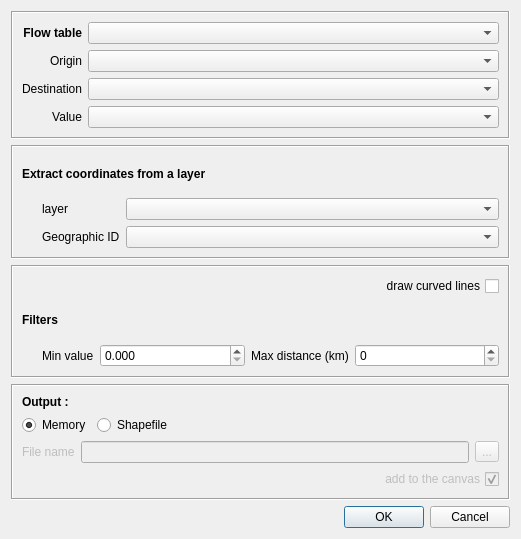
<?xml version="1.0" encoding="UTF-8"?>
<ui version="4.0">
 <class>Oursins</class>
 <widget class="QDialog" name="Oursins">
  <property name="geometry">
   <rect>
    <x>0</x>
    <y>0</y>
    <width>521</width>
    <height>539</height>
   </rect>
  </property>
  <property name="sizePolicy">
   <sizepolicy hsizetype="Preferred" vsizetype="Preferred">
    <horstretch>0</horstretch>
    <verstretch>0</verstretch>
   </sizepolicy>
  </property>
  <property name="minimumSize">
   <size>
    <width>521</width>
    <height>539</height>
   </size>
  </property>
  <property name="maximumSize">
   <size>
    <width>521</width>
    <height>600</height>
   </size>
  </property>
  <property name="windowTitle">
   <string>Flow map (Oursins)</string>
  </property>
  <layout class="QVBoxLayout" name="verticalLayout">
   <item>
    <widget class="QFrame" name="frame">
     <property name="frameShape">
      <enum>QFrame::Box</enum>
     </property>
     <property name="frameShadow">
      <enum>QFrame::Sunken</enum>
     </property>
     <layout class="QVBoxLayout" name="verticalLayout_13">
      <item>
       <layout class="QHBoxLayout" name="horizontalLayout_13">
        <item>
         <layout class="QVBoxLayout" name="verticalLayout_8">
          <item>
           <widget class="QLabel" name="label_10">
            <property name="font">
             <font>
              <weight>75</weight>
              <bold>true</bold>
             </font>
            </property>
            <property name="text">
             <string>Flow table</string>
            </property>
            <property name="alignment">
             <set>Qt::AlignRight|Qt::AlignTrailing|Qt::AlignVCenter</set>
            </property>
           </widget>
          </item>
          <item>
           <widget class="QLabel" name="label_11">
            <property name="text">
             <string>Origin</string>
            </property>
            <property name="alignment">
             <set>Qt::AlignRight|Qt::AlignTrailing|Qt::AlignVCenter</set>
            </property>
           </widget>
          </item>
          <item>
           <widget class="QLabel" name="label_12">
            <property name="text">
             <string>Destination</string>
            </property>
            <property name="alignment">
             <set>Qt::AlignRight|Qt::AlignTrailing|Qt::AlignVCenter</set>
            </property>
           </widget>
          </item>
          <item>
           <widget class="QLabel" name="label_13">
            <property name="text">
             <string>Value</string>
            </property>
            <property name="alignment">
             <set>Qt::AlignRight|Qt::AlignTrailing|Qt::AlignVCenter</set>
            </property>
           </widget>
          </item>
         </layout>
        </item>
        <item>
         <layout class="QVBoxLayout" name="verticalLayout_9">
          <item>
           <widget class="QComboBox" name="inputFlowTable">
            <property name="sizePolicy">
             <sizepolicy hsizetype="MinimumExpanding" vsizetype="Fixed">
              <horstretch>0</horstretch>
              <verstretch>0</verstretch>
             </sizepolicy>
            </property>
           </widget>
          </item>
          <item>
           <widget class="QComboBox" name="originVar">
            <property name="sizePolicy">
             <sizepolicy hsizetype="MinimumExpanding" vsizetype="Fixed">
              <horstretch>0</horstretch>
              <verstretch>0</verstretch>
             </sizepolicy>
            </property>
           </widget>
          </item>
          <item>
           <widget class="QComboBox" name="destinationVar">
            <property name="sizePolicy">
             <sizepolicy hsizetype="MinimumExpanding" vsizetype="Fixed">
              <horstretch>0</horstretch>
              <verstretch>0</verstretch>
             </sizepolicy>
            </property>
           </widget>
          </item>
          <item>
           <widget class="QComboBox" name="flowValue">
            <property name="sizePolicy">
             <sizepolicy hsizetype="MinimumExpanding" vsizetype="Fixed">
              <horstretch>0</horstretch>
              <verstretch>0</verstretch>
             </sizepolicy>
            </property>
           </widget>
          </item>
         </layout>
        </item>
       </layout>
      </item>
     </layout>
    </widget>
   </item>
   <item>
    <widget class="QFrame" name="frame_2">
     <property name="frameShape">
      <enum>QFrame::Box</enum>
     </property>
     <property name="frameShadow">
      <enum>QFrame::Sunken</enum>
     </property>
     <layout class="QVBoxLayout" name="verticalLayout_14">
      <item>
       <layout class="QVBoxLayout" name="verticalLayout_12">
        <item>
         <widget class="QLabel" name="label_7">
          <property name="font">
           <font>
            <weight>75</weight>
            <bold>true</bold>
           </font>
          </property>
          <property name="text">
           <string>Extract coordinates from a layer</string>
          </property>
         </widget>
        </item>
        <item>
         <layout class="QHBoxLayout" name="horizontalLayout_6">
          <item>
           <spacer name="horizontalSpacer">
            <property name="orientation">
             <enum>Qt::Horizontal</enum>
            </property>
            <property name="sizeType">
             <enum>QSizePolicy::Maximum</enum>
            </property>
            <property name="sizeHint" stdset="0">
             <size>
              <width>20</width>
              <height>20</height>
             </size>
            </property>
           </spacer>
          </item>
          <item>
           <layout class="QVBoxLayout" name="verticalLayout_5">
            <item>
             <widget class="QLabel" name="label">
              <property name="text">
               <string>layer</string>
              </property>
             </widget>
            </item>
            <item>
             <widget class="QLabel" name="label_2">
              <property name="text">
               <string>Geographic ID</string>
              </property>
             </widget>
            </item>
           </layout>
          </item>
          <item>
           <layout class="QVBoxLayout" name="verticalLayout_11">
            <item>
             <widget class="QComboBox" name="inputLayers">
              <property name="sizePolicy">
               <sizepolicy hsizetype="MinimumExpanding" vsizetype="Fixed">
                <horstretch>0</horstretch>
                <verstretch>0</verstretch>
               </sizepolicy>
              </property>
             </widget>
            </item>
            <item>
             <widget class="QComboBox" name="geographicVar">
              <property name="sizePolicy">
               <sizepolicy hsizetype="MinimumExpanding" vsizetype="Fixed">
                <horstretch>0</horstretch>
                <verstretch>0</verstretch>
               </sizepolicy>
              </property>
             </widget>
            </item>
           </layout>
          </item>
         </layout>
        </item>
       </layout>
      </item>
     </layout>
    </widget>
   </item>
   <item>
    <widget class="QFrame" name="frame_5">
     <property name="frameShape">
      <enum>QFrame::Box</enum>
     </property>
     <property name="frameShadow">
      <enum>QFrame::Sunken</enum>
     </property>
     <layout class="QVBoxLayout" name="verticalLayout_2">
      <item>
       <layout class="QVBoxLayout" name="verticalLayout_7">
        <item>
         <widget class="QCheckBox" name="curved">
          <property name="enabled">
           <bool>true</bool>
          </property>
          <property name="layoutDirection">
           <enum>Qt::RightToLeft</enum>
          </property>
          <property name="text">
           <string>draw curved lines</string>
          </property>
          <property name="checked">
           <bool>false</bool>
          </property>
         </widget>
        </item>
        <item>
         <widget class="QLabel" name="label_3">
          <property name="font">
           <font>
            <weight>75</weight>
            <bold>true</bold>
           </font>
          </property>
          <property name="text">
           <string>Filters</string>
          </property>
         </widget>
        </item>
        <item>
         <layout class="QHBoxLayout" name="horizontalLayout_12">
          <item>
           <spacer name="horizontalSpacer_4">
            <property name="orientation">
             <enum>Qt::Horizontal</enum>
            </property>
            <property name="sizeType">
             <enum>QSizePolicy::Maximum</enum>
            </property>
            <property name="sizeHint" stdset="0">
             <size>
              <width>20</width>
              <height>20</height>
             </size>
            </property>
           </spacer>
          </item>
          <item>
           <widget class="QLabel" name="label_17">
            <property name="enabled">
             <bool>true</bool>
            </property>
            <property name="sizePolicy">
             <sizepolicy hsizetype="Maximum" vsizetype="Preferred">
              <horstretch>0</horstretch>
              <verstretch>0</verstretch>
             </sizepolicy>
            </property>
            <property name="text">
             <string>Min value</string>
            </property>
           </widget>
          </item>
          <item>
           <widget class="QDoubleSpinBox" name="minValue">
            <property name="enabled">
             <bool>true</bool>
            </property>
            <property name="decimals">
             <number>3</number>
            </property>
            <property name="maximum">
             <double>999999999.000000000000000</double>
            </property>
           </widget>
          </item>
          <item>
           <widget class="QLabel" name="label_18">
            <property name="enabled">
             <bool>true</bool>
            </property>
            <property name="sizePolicy">
             <sizepolicy hsizetype="Maximum" vsizetype="Preferred">
              <horstretch>0</horstretch>
              <verstretch>0</verstretch>
             </sizepolicy>
            </property>
            <property name="text">
             <string>Max distance (km)</string>
            </property>
           </widget>
          </item>
          <item>
           <widget class="QSpinBox" name="maxDist">
            <property name="enabled">
             <bool>true</bool>
            </property>
            <property name="maximum">
             <number>999999999</number>
            </property>
           </widget>
          </item>
         </layout>
        </item>
       </layout>
      </item>
     </layout>
    </widget>
   </item>
   <item>
    <widget class="QFrame" name="frame_3">
     <property name="frameShape">
      <enum>QFrame::Box</enum>
     </property>
     <property name="frameShadow">
      <enum>QFrame::Sunken</enum>
     </property>
     <layout class="QVBoxLayout" name="verticalLayout_6">
      <item>
       <layout class="QVBoxLayout" name="verticalLayout_3">
        <item>
         <widget class="QLabel" name="label_15">
          <property name="font">
           <font>
            <weight>75</weight>
            <bold>true</bold>
           </font>
          </property>
          <property name="text">
           <string>Output :</string>
          </property>
         </widget>
        </item>
        <item>
         <layout class="QHBoxLayout" name="horizontalLayout_9">
          <item>
           <widget class="QRadioButton" name="memoryLayerOutput">
            <property name="text">
             <string>Memory</string>
            </property>
            <property name="checked">
             <bool>true</bool>
            </property>
           </widget>
          </item>
          <item>
           <widget class="QRadioButton" name="shapefileOutput">
            <property name="text">
             <string>Shapefile</string>
            </property>
            <property name="checked">
             <bool>false</bool>
            </property>
           </widget>
          </item>
          <item>
           <spacer name="horizontalSpacer_3">
            <property name="orientation">
             <enum>Qt::Horizontal</enum>
            </property>
            <property name="sizeHint" stdset="0">
             <size>
              <width>40</width>
              <height>20</height>
             </size>
            </property>
           </spacer>
          </item>
         </layout>
        </item>
        <item>
         <layout class="QHBoxLayout" name="horizontalLayout_10">
          <item>
           <layout class="QVBoxLayout" name="verticalLayout_10">
            <item>
             <widget class="QLabel" name="label_4">
              <property name="enabled">
               <bool>false</bool>
              </property>
              <property name="text">
               <string>File name</string>
              </property>
             </widget>
            </item>
           </layout>
          </item>
          <item>
           <layout class="QHBoxLayout" name="horizontalLayout_11">
            <item>
             <layout class="QVBoxLayout" name="verticalLayout_4">
              <item>
               <layout class="QHBoxLayout" name="horizontalLayout_3">
                <item>
                 <widget class="QLineEdit" name="outputFilename">
                  <property name="enabled">
                   <bool>false</bool>
                  </property>
                  <property name="readOnly">
                   <bool>true</bool>
                  </property>
                 </widget>
                </item>
                <item>
                 <widget class="QToolButton" name="selectFilename">
                  <property name="enabled">
                   <bool>false</bool>
                  </property>
                  <property name="text">
                   <string>...</string>
                  </property>
                 </widget>
                </item>
               </layout>
              </item>
             </layout>
            </item>
           </layout>
          </item>
         </layout>
        </item>
        <item>
         <widget class="QCheckBox" name="addToCanevas">
          <property name="enabled">
           <bool>false</bool>
          </property>
          <property name="layoutDirection">
           <enum>Qt::RightToLeft</enum>
          </property>
          <property name="text">
           <string>add to the canvas</string>
          </property>
          <property name="checked">
           <bool>true</bool>
          </property>
         </widget>
        </item>
       </layout>
      </item>
     </layout>
    </widget>
   </item>
   <item>
    <widget class="QDialogButtonBox" name="buttonBox">
     <property name="orientation">
      <enum>Qt::Horizontal</enum>
     </property>
     <property name="standardButtons">
      <set>QDialogButtonBox::Cancel|QDialogButtonBox::Ok</set>
     </property>
    </widget>
   </item>
  </layout>
 </widget>
 <tabstops>
  <tabstop>buttonBox</tabstop>
 </tabstops>
 <resources/>
 <connections>
  <connection>
   <sender>buttonBox</sender>
   <signal>accepted()</signal>
   <receiver>Oursins</receiver>
   <slot>accept()</slot>
   <hints>
    <hint type="sourcelabel">
     <x>218</x>
     <y>734</y>
    </hint>
    <hint type="destinationlabel">
     <x>157</x>
     <y>274</y>
    </hint>
   </hints>
  </connection>
  <connection>
   <sender>buttonBox</sender>
   <signal>rejected()</signal>
   <receiver>Oursins</receiver>
   <slot>reject()</slot>
   <hints>
    <hint type="sourcelabel">
     <x>286</x>
     <y>740</y>
    </hint>
    <hint type="destinationlabel">
     <x>286</x>
     <y>274</y>
    </hint>
   </hints>
  </connection>
 </connections>
</ui>
